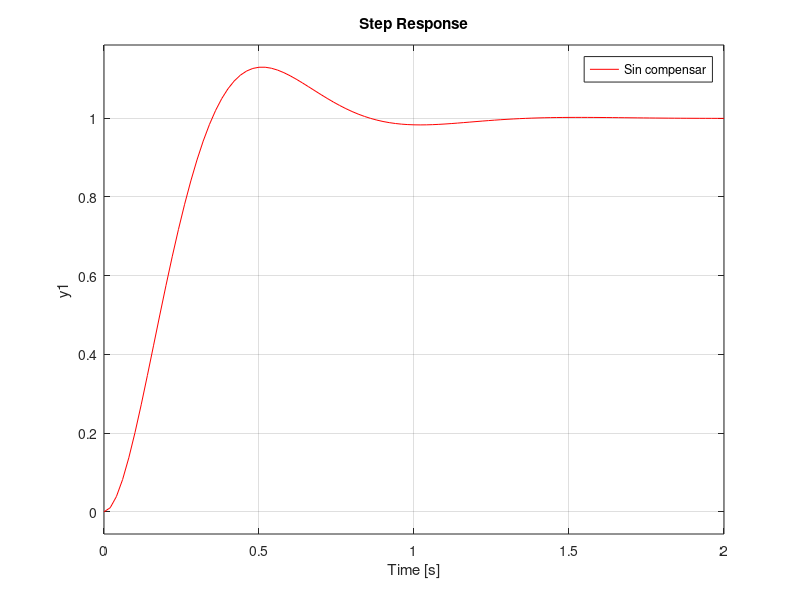
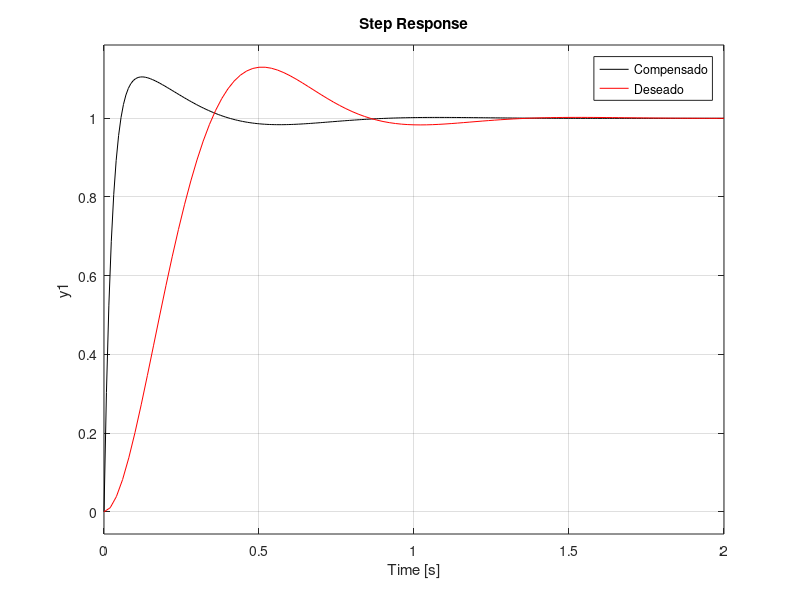

The MATLAB source for these figures, in order:
clc
close all
clear

%proceso
g=tf(1,[1 3 5]);
step(g,'k')
g_cl=feedback(g,1);
hold on

%deseado
Ts=1;
so=13/100;
e=sqrt((log(so))^2/(pi^2+(log(so))^2));
wn=4/(Ts*e);
g_d=tf(wn^2,[1 2*e*wn wn^2]);
hold on
step(g_cl,'b')
step(g_d,'r')
legend('Sin compensar','sin compensar en CL','Deseado')
[P Z]=pzmap(g_d)

pol_d=[1 2*e*wn wn^2];
pol_a=conv(pol_d,[1 40]);

%------controlador----
K_p=373.9-5;
T_i=K_p/2157.5;
T_d=(48-3)/K_p;
g_c=tf([K_p*T_i*T_d K_p*T_i K_p],[T_i 0]);

%--------compensado----
sis_ol=g_c*g;
sis_cl=feedback(sis_ol,1);
figure
step(sis_cl,'k')
hold on
step(g_d,'r')
legend('Compensado','Deseado')
[p z]=pzmap(sis_cl)
